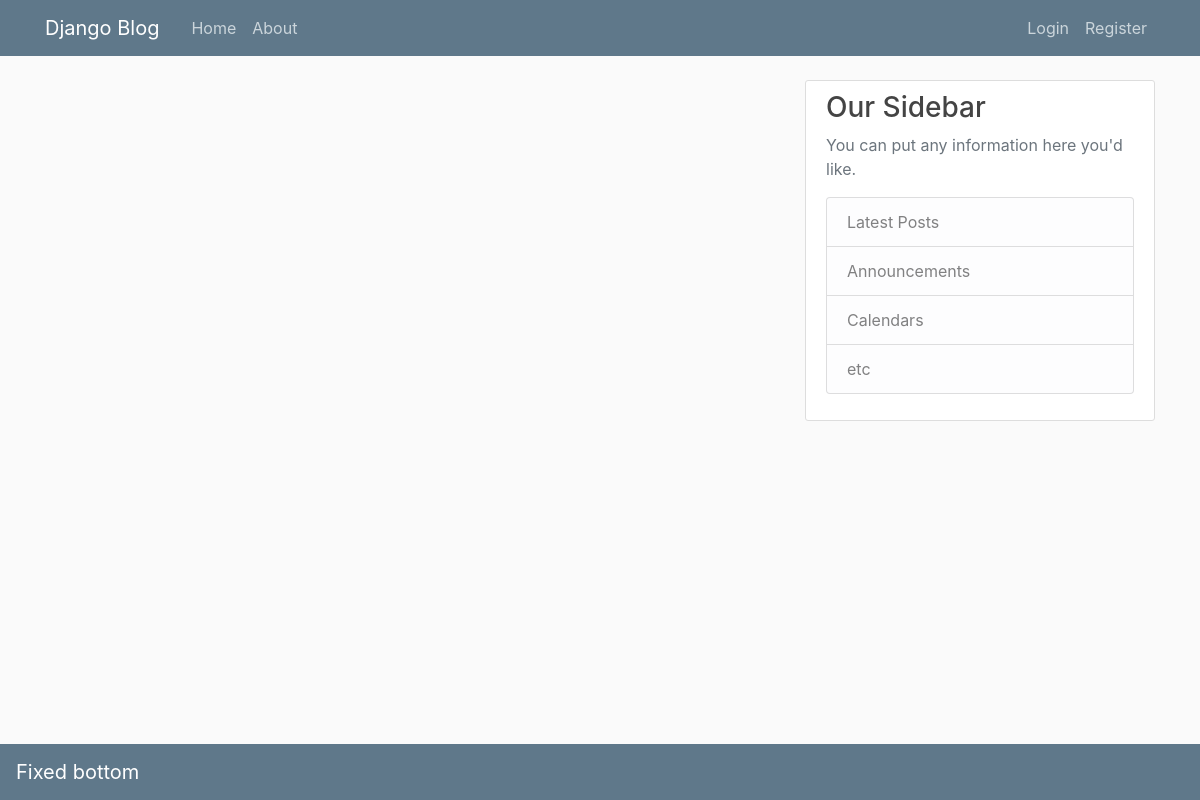
The app's page /, older data.
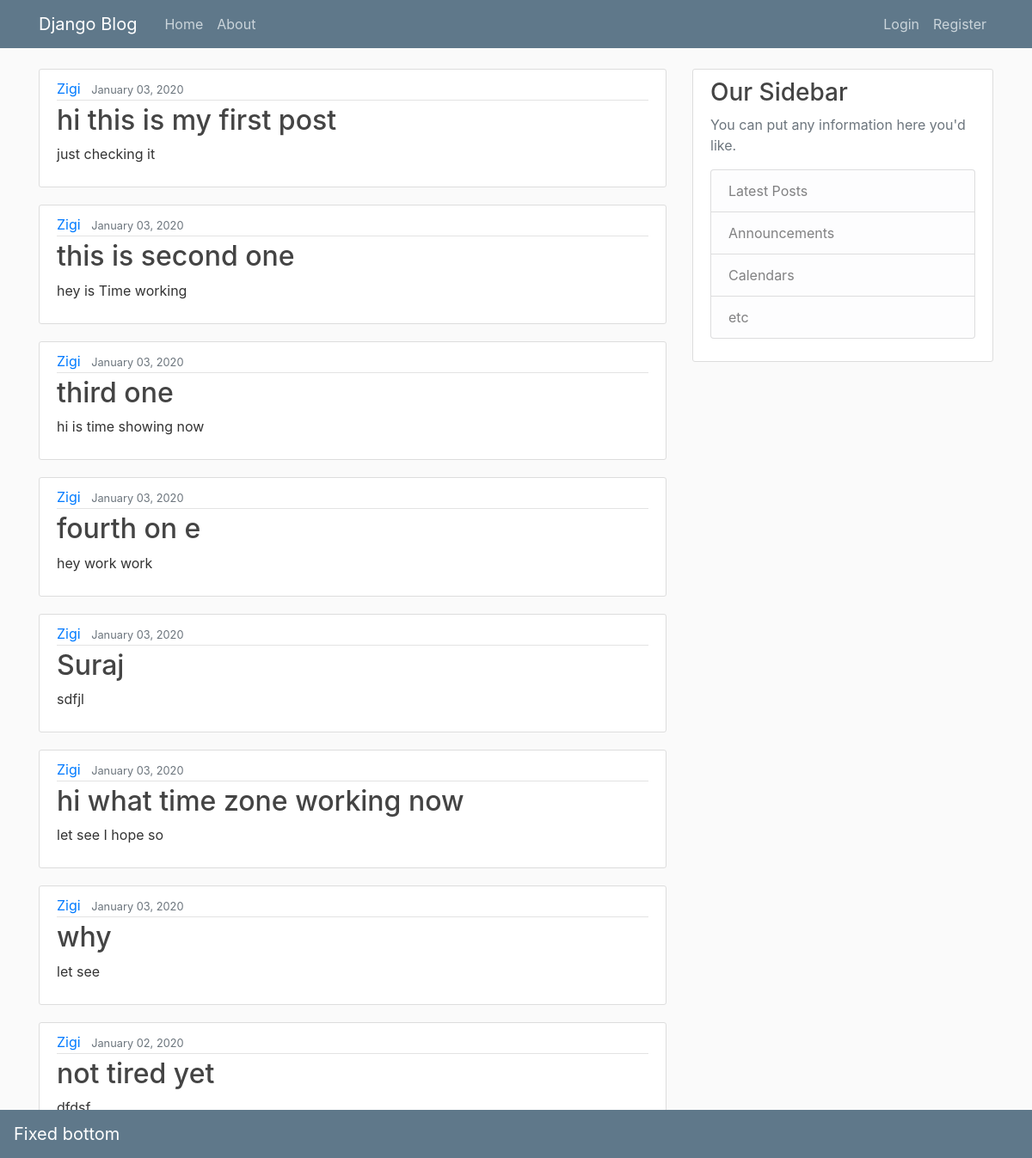
The same page, newer data.
### blog/models.py (models this page shows, shortened)
class Post(models.Model):
    title = models.CharField(max_length=100)
    content = models.TextField()
    date_psoted = models.DateTimeField(default=timezone.now())
    author = models.ForeignKey(User,on_delete=models.CASCADE)

### blog/views.py (the view)
# urls.py: path('', views.home, name='blog-home'),
def home(request):
    context = {
        'posts': Post.objects.all()
    }
    return render(request, 'blog/home.html',context)

### blog/templates/blog/home.html
{% extends "blog/layout.html" %}
{% block content %}
    {% for post in posts %}
        <article class="media content-section">
          <div class="media-body">
            <div class="article-metadata">
              <a class="mr-2" href="#">{{ post.author }}</a>
              <small class="text-muted">{{ post.date_psoted|date:"F d, Y" }}</small>
            </div>
            <h2><a class="article-title" href="#">{{ post.title }}</a></h2>
            <p class="article-content">{{ post.content }}</p>
          </div>
        </article>
    {% endfor %}
{% endblock content %}

Row changes from the older to the newer data that the page shows:
added Post: author "Zigi", date_psoted "January 03, 2020", title "hi this is my first post", content "just checking it"
added Post: author "Zigi", date_psoted "January 03, 2020", title "this is second one", content "hey is Time working"
added Post: author "Zigi", date_psoted "January 03, 2020", title "third one", content "hi is time showing now"
added Post: author "Zigi", date_psoted "January 03, 2020", title "fourth on e", content "hey work work"
added Post: author "Zigi", date_psoted "January 03, 2020", title "Suraj", content "sdfjl"
added Post: author "Zigi", date_psoted "January 03, 2020", title "hi what time zone working now", content "let see I hope so"
added Post: author "Zigi", date_psoted "January 03, 2020", title "why", content "let see"
added Post: author "Zigi", date_psoted "January 02, 2020", title "not tired yet", content "dfdsf"
